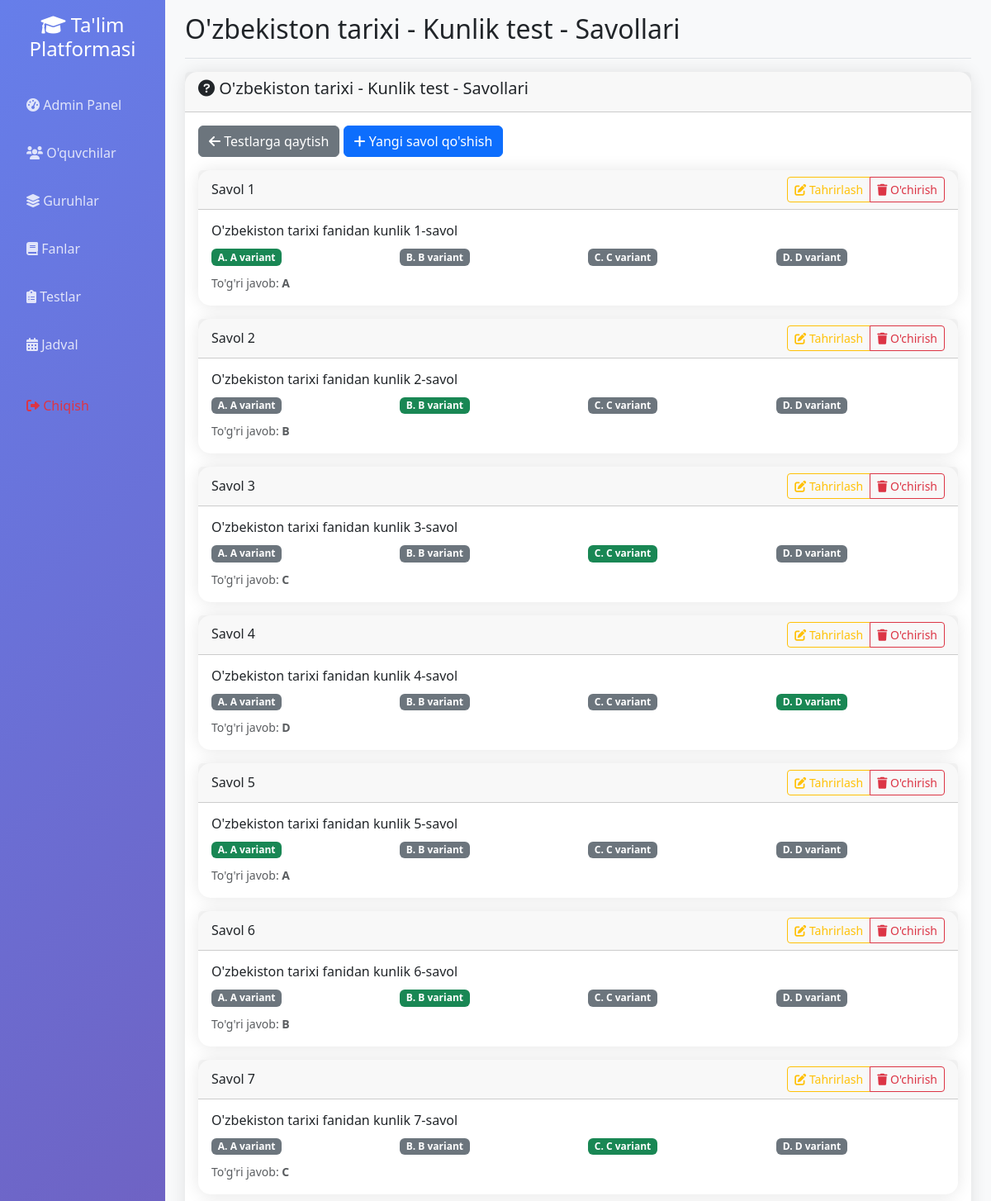
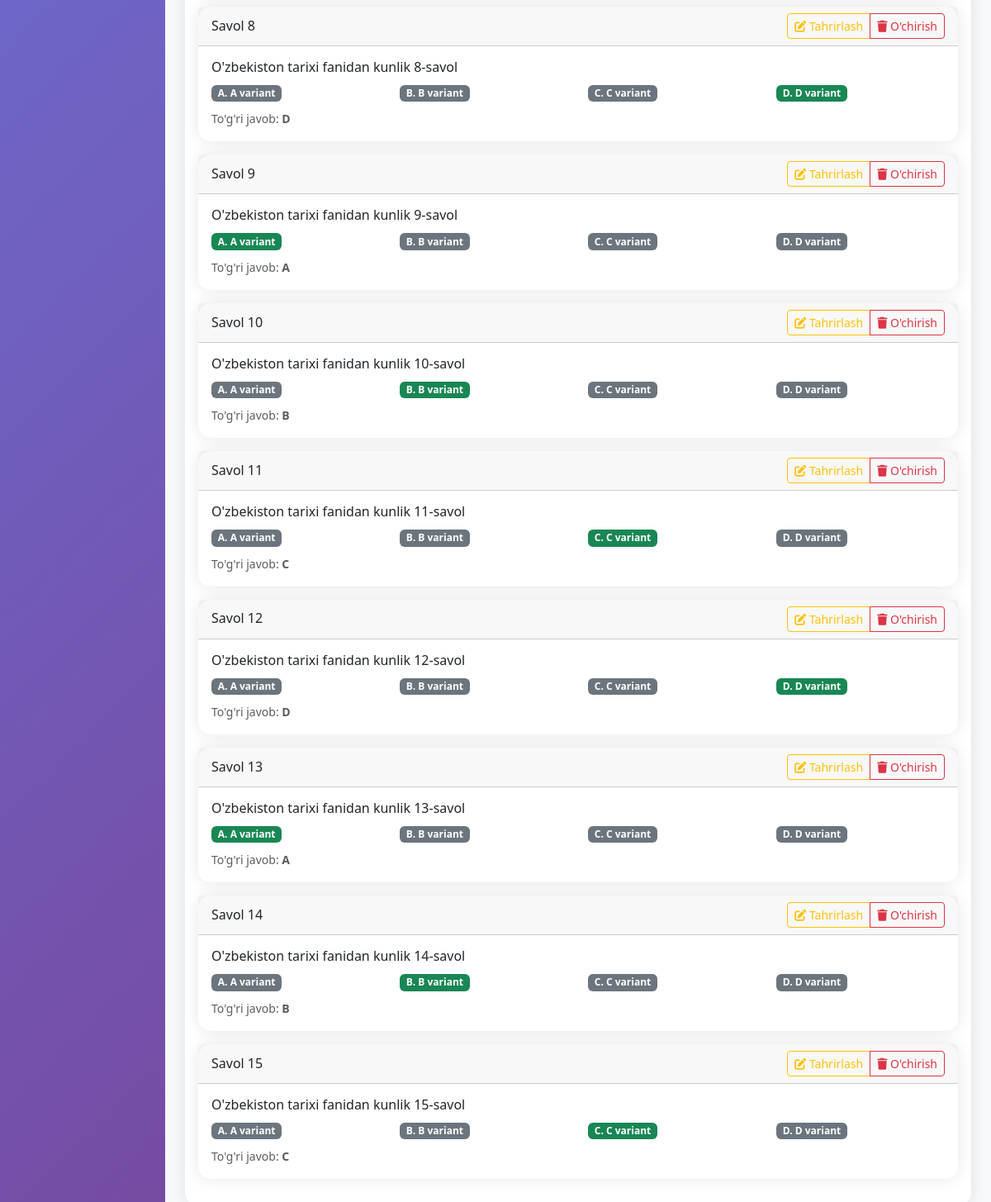
The app's page /admin/test_questions/6 (signed in) with its own data (2 pictures, top to bottom).
### app.py (models this page shows)
class Test(db.Model):
    __tablename__ = 'test'
    id = db.Column(db.Integer, primary_key=True)
    title = db.Column(db.String(200), nullable=False)
    subject_id = db.Column(db.Integer, db.ForeignKey('subject.id'), nullable=True)
    test_type = db.Column(db.String(20), nullable=False)  # 'daily', 'dtm', 'comprehensive'
    test_date = db.Column(db.Date, nullable=False)
    start_time = db.Column(db.Time, nullable=False)
    end_time = db.Column(db.Time, nullable=False)
    duration_minutes = db.Column(db.Integer, default=60)
    is_active = db.Column(db.Boolean, default=True)
    questions = db.relationship('Question', backref='test', lazy=True, cascade='all, delete-orphan')
    registrations = db.relationship('TestRegistration', backref='test', lazy=True, cascade='all, delete-orphan')
    results = db.relationship('TestResult', backref='test', lazy=True, cascade='all, delete-orphan')

class Question(db.Model):
    __tablename__ = 'question'
    id = db.Column(db.Integer, primary_key=True)
    text = db.Column(db.Text, nullable=False)
    option_a = db.Column(db.String(500), nullable=False)
    option_b = db.Column(db.String(500), nullable=False)
    option_c = db.Column(db.String(500), nullable=False)
    option_d = db.Column(db.String(500), nullable=False)
    correct_answer = db.Column(db.String(1), nullable=False)
    test_id = db.Column(db.Integer, db.ForeignKey('test.id'), nullable=False)

### app.py (the view)
@app.route('/admin/test_questions/<int:test_id>')
def admin_test_questions(test_id):
    if not session.get('logged_in', False) or not session.get('is_admin', False):
        return redirect(url_for('login'))
    test = Test.query.get_or_404(test_id)
    questions = Question.query.filter_by(test_id=test_id).all()
    return render_template('admin_test_questions.html', test=test, questions=questions)

### app.py (called while the page is built, shortened)
@app.context_processor
def inject_user():
    class CurrentUser:
        def __init__(self):
            self.is_authenticated = session.get('logged_in', False)
            self.is_admin = session.get('is_admin', False)
            self.is_group_leader = session.get('is_group_leader', False)
            self.username = session.get('username', '')
            self.id = session.get('user_id', None)
    return dict(current_user=CurrentUser(), datetime=datetime)

### templates/admin_test_questions.html (shortened to what this page needs)
{% extends "base.html" %}
{% block page_title %}{{ test.title }} - Savollari{% endblock %}
{% block content %}
<div class="row">
    <div class="col-12">
        <div class="card">
            <div class="card-header">
                <h5><i class="fas fa-question-circle"></i> {{ test.title }} - Savollari</h5>
            </div>
            <div class="card-body">
                <div class="mb-3">
                    <a href="{{ url_for('admin_tests') }}" class="btn btn-secondary">
                        <i class="fas fa-arrow-left"></i> Testlarga qaytish
                    </a>
                    <button class="btn btn-primary" data-bs-toggle="collapse" data-bs-target="#addQuestionForm">
                        <i class="fas fa-plus"></i> Yangi savol qo'shish
                    </button>
                </div>
                {% if questions %}
                <div class="row">
                    {% for question in questions %}
                    <div class="col-12 mb-3">
                        <div class="card">
                            <div class="card-header">
                                <div class="d-flex justify-content-between align-items-center">
                                    <h6 class="mb-0">Savol {{ loop.index }}</h6>
                                    <div class="btn-group btn-group-sm">
                                        <a href="{{ url_for('admin_edit_question', question_id=question.id) }}" class="btn btn-outline-warning">
                                            <i class="fas fa-edit"></i> Tahrirlash
                                        </a>
                                        <a href="{{ url_for('admin_delete_question', question_id=question.id) }}" class="btn btn-outline-danger" onclick="return confirm('Rostdan ham ushbu savolni o\'chirmoqchimisiz?')">
                                            <i class="fas fa-trash"></i> O'chirish
                                        </a>
                                    </div>
                                </div>
                            </div>
                            <div class="card-body">
                                <h6>{{ question.text }}</h6>
                                <div class="row">
                                    <div class="col-md-3">
                                        <span class="badge {% if question.correct_answer == 'A' %}bg-success{% else %}bg-secondary{% endif %}">A. {{ question.option_a }}</span>
                                    </div>
                                    <div class="col-md-3">
                                        <span class="badge {% if question.correct_answer == 'B' %}bg-success{% else %}bg-secondary{% endif %}">B. {{ question.option_b }}</span>
                                    </div>
                                    <div class="col-md-3">
                                        <span class="badge {% if question.correct_answer == 'C' %}bg-success{% else %}bg-secondary{% endif %}">C. {{ question.option_c }}</span>
                                    </div>
                                    <div class="col-md-3">
                                        <span class="badge {% if question.correct_answer == 'D' %}bg-success{% else %}bg-secondary{% endif %}">D. {{ question.option_d }}</span>
                                    </div>
                                </div>
                                <div class="mt-2">
                                    <small class="text-muted">To'g'ri javob: <strong>{{ question.correct_answer }}</strong></small>
                                </div>
                            </div>
                        </div>
                    </div>
                    {% endfor %}
                </div>
                {% else %}
                <div class="text-center py-5">
                    <i class="fas fa-question-circle fa-4x text-muted mb-3"></i>
                    <h4 class="text-muted">Savollar mavjud emas</h4>
                    <p class="text-muted">Yangi savol qo'shing</p>
                </div>
                {% endif %}
            </div>
        </div>
    </div>
</div>
{% endblock %}

### static/css/enhanced_ui.css (style rules this page uses)
.btn-enhanced { position: relative; overflow: hidden; transition: all 0.3s ease; }
.card-enhanced { border: none; box-shadow: 0 10px 30px rgba(0, 0, 0, 0.1); transition: all 0.3s ease; }

### templates/base.html (style rules this page uses)
.card { border: none; border-radius: 15px; box-shadow: 0 0 20px rgba(0,0,0,0.1); transition: transform 0.3s; }

### records on screen
Test: title "O'zbekiston tarixi - Kunlik test"
Question: text "O'zbekiston tarixi fanidan kunlik 1-savol", option_a "A variant", option_b "B variant", option_c "C variant", option_d "D variant", correct_answer "A"
Question: text "O'zbekiston tarixi fanidan kunlik 2-savol", option_a "A variant", option_b "B variant", option_c "C variant", option_d "D variant", correct_answer "B"
Question: text "O'zbekiston tarixi fanidan kunlik 3-savol", option_a "A variant", option_b "B variant", option_c "C variant", option_d "D variant", correct_answer "C"
Question: text "O'zbekiston tarixi fanidan kunlik 4-savol", option_a "A variant", option_b "B variant", option_c "C variant", option_d "D variant", correct_answer "D"
Question: text "O'zbekiston tarixi fanidan kunlik 5-savol", option_a "A variant", option_b "B variant", option_c "C variant", option_d "D variant", correct_answer "A"
Question: text "O'zbekiston tarixi fanidan kunlik 6-savol", option_a "A variant", option_b "B variant", option_c "C variant", option_d "D variant", correct_answer "B"
Question: text "O'zbekiston tarixi fanidan kunlik 7-savol", option_a "A variant", option_b "B variant", option_c "C variant", option_d "D variant", correct_answer "C"
Question: text "O'zbekiston tarixi fanidan kunlik 8-savol", option_a "A variant", option_b "B variant", option_c "C variant", option_d "D variant", correct_answer "D"
Question: text "O'zbekiston tarixi fanidan kunlik 9-savol", option_a "A variant", option_b "B variant", option_c "C variant", option_d "D variant", correct_answer "A"
Question: text "O'zbekiston tarixi fanidan kunlik 10-savol", option_a "A variant", option_b "B variant", option_c "C variant", option_d "D variant", correct_answer "B"
Question: text "O'zbekiston tarixi fanidan kunlik 11-savol", option_a "A variant", option_b "B variant", option_c "C variant", option_d "D variant", correct_answer "C"
Question: text "O'zbekiston tarixi fanidan kunlik 12-savol", option_a "A variant", option_b "B variant", option_c "C variant", option_d "D variant", correct_answer "D"
Question: text "O'zbekiston tarixi fanidan kunlik 13-savol", option_a "A variant", option_b "B variant", option_c "C variant", option_d "D variant", correct_answer "A"
Question: text "O'zbekiston tarixi fanidan kunlik 14-savol", option_a "A variant", option_b "B variant", option_c "C variant", option_d "D variant", correct_answer "B"
Question: text "O'zbekiston tarixi fanidan kunlik 15-savol", option_a "A variant", option_b "B variant", option_c "C variant", option_d "D variant", correct_answer "C"
